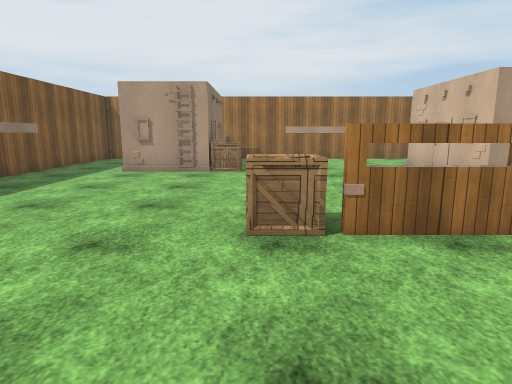
view 1 (above)

15 first-person views from a walk through a scene from a Unity 3-D project. The camera is 1.5 m above the floor, tilts 10° down and sees 75° across. The floor is counted in squares, 1.36 m on a side. Each view is taken from the middle of a square. On the plan, view 1 faces up. The plan holds only what a view shows up to about 13 squares ahead; the rest is blank. The place goes on beyond the plan. The player is left out. Surface patterns are stand-ins for the level's own textures.

view 2
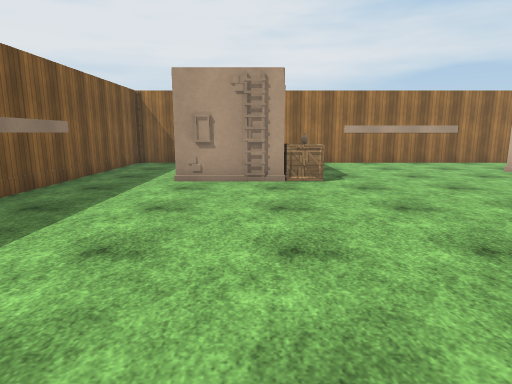

view 3
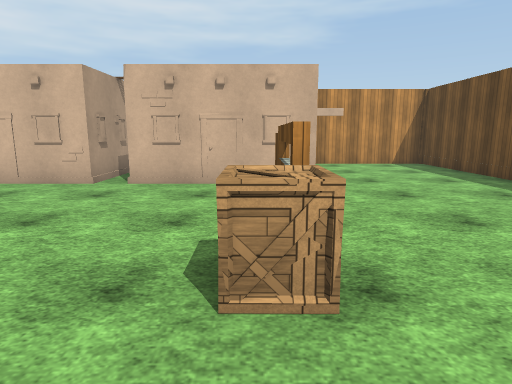

view 4
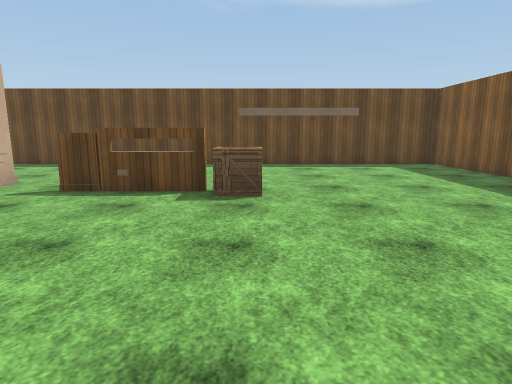

view 5
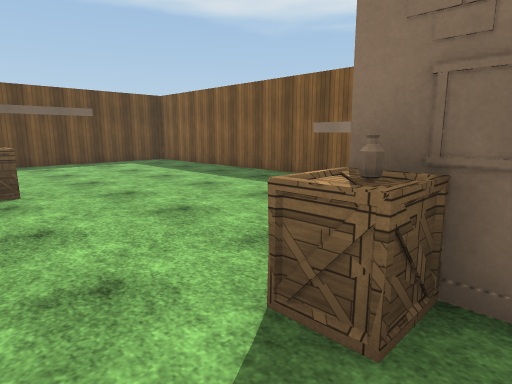

view 6
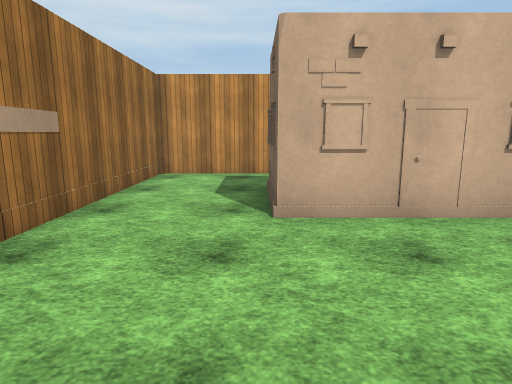

view 7
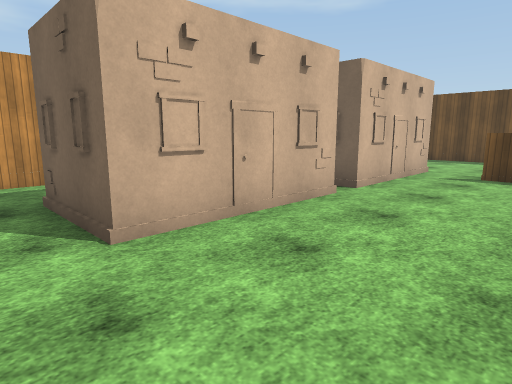

view 8
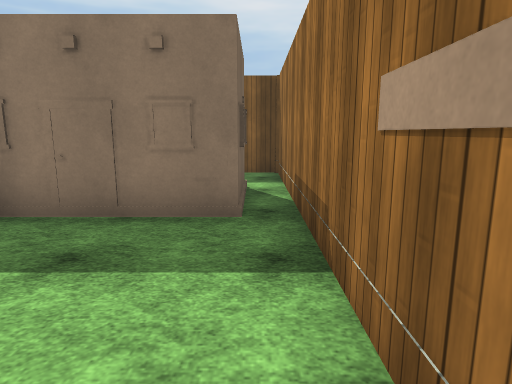

view 9
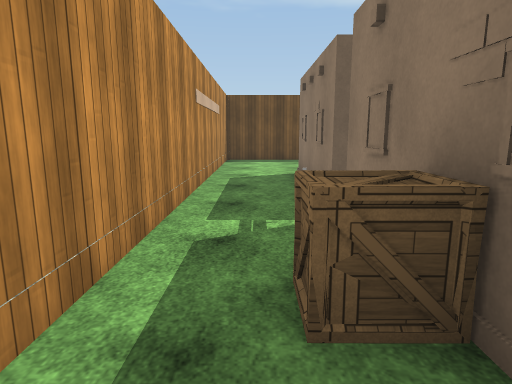

view 10
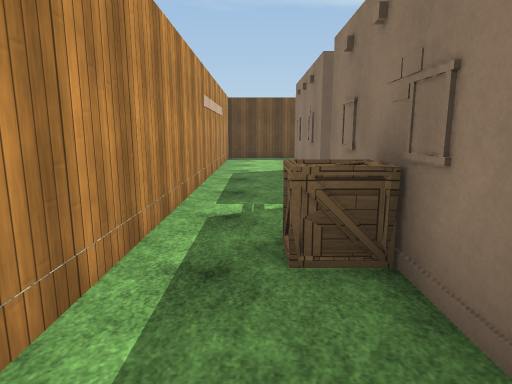

view 11
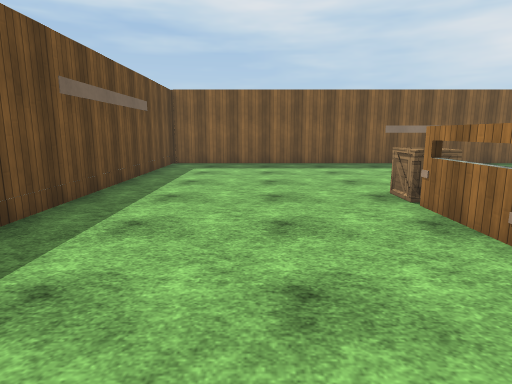

view 12
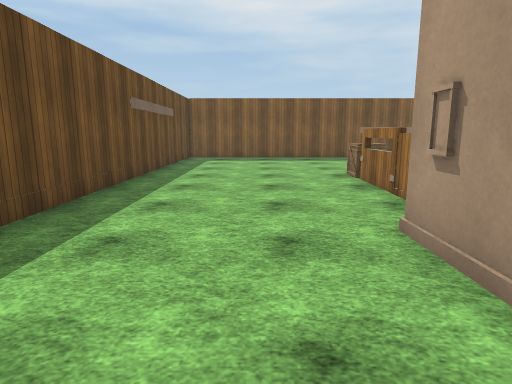

view 13
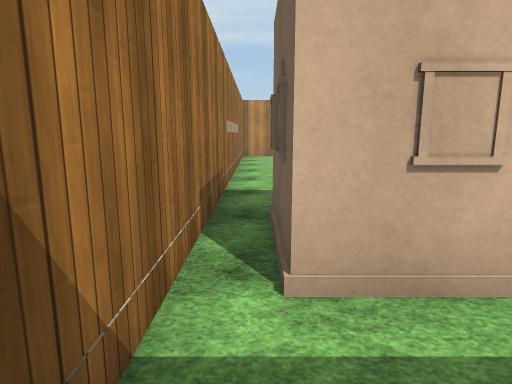

view 14
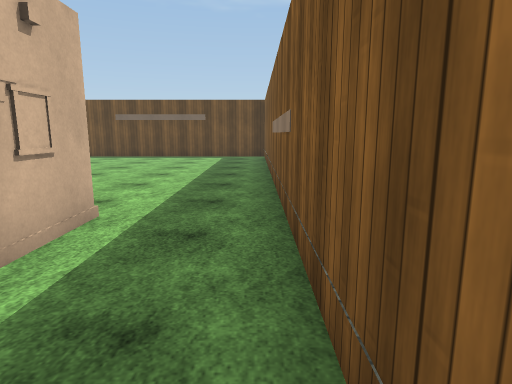

view 15
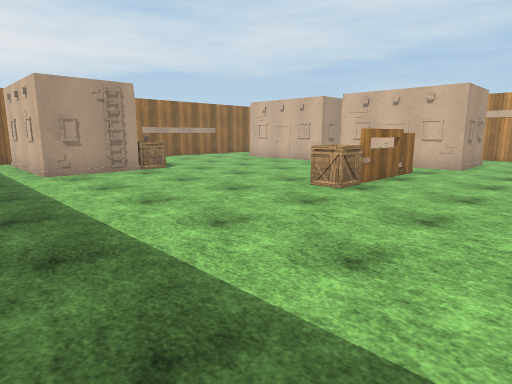

### Floor plan
Key: @ floor where view 1 was taken; # wall or solid block; . floor; B building; A box.
Columns run from 7 left of view 1 to 10 right of it. Each row starts with its distance up from view 1.
 15 ##################
 14 #...##...........#
 13 #..## B..........#
 12 #..#  .......#B..#
 11 #..#  .......  #.#
 10 #..###A......  A.#
  9 #............  #.
  8 #............###.
  7 #............#B..
  6 #............  #.#
  5 #............  #.#
  4 #......AA##..  #.#
  3 #............###.#
  2 #................#
  1 #................#
  0 #......@.........#
 -1 #................#
 -2 #########    #####

Where each view was taken, in squares from view 1:
view 1: 0 up, 0 right, facing up
view 2: 2 up, 2 left, facing up
view 3: 4 up, 2 left, facing right
view 4: 10 up, 0 right, facing down
view 5: 11 up, 1 right, facing down-left
view 6: 12 up, 1 right, facing right
view 7: 13 up, 2 right, facing down-right
view 8: 14 up, 3 right, facing left
view 9: 12 up, 9 right, facing down
view 10: 13 up, 9 right, facing down
view 11: 1 up, 6 right, facing left
view 12: 1 up, 9 right, facing left
view 13: 14 up, 6 left, facing right
view 14: 14 up, 6 left, facing down
view 15: 0 up, 6 left, facing up-right
